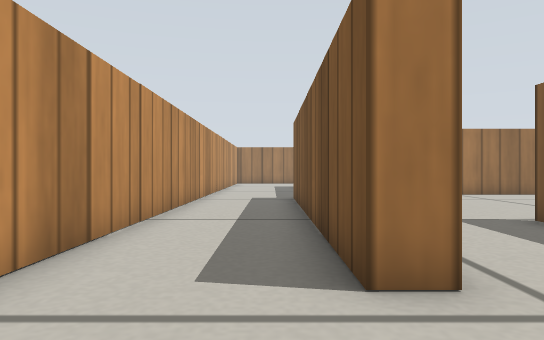
view 1 (above)

23 first-person views from a walk through a world built for the Gazebo simulator. The camera is 0.19 m above the floor, looks level and sees 70° across. The floor is counted in squares, 0.2 m on a side. Each view is taken from the middle of a square. On the plan, view 1 faces up. The plan holds only what a view shows up to about 13 squares ahead; the rest is blank. Gazebo's built-in surfaces are drawn with simple patterns.

view 2
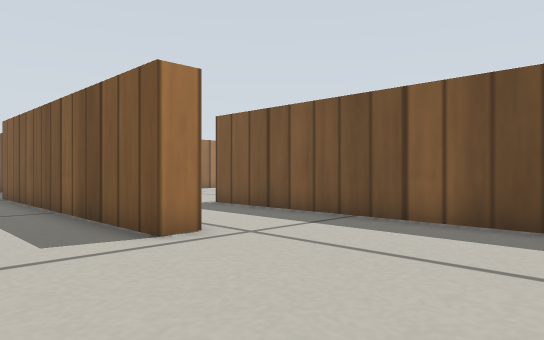

view 3
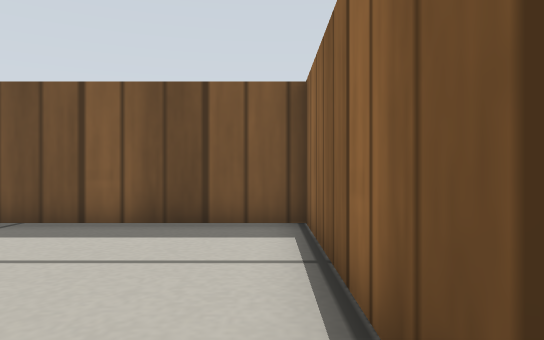

view 4
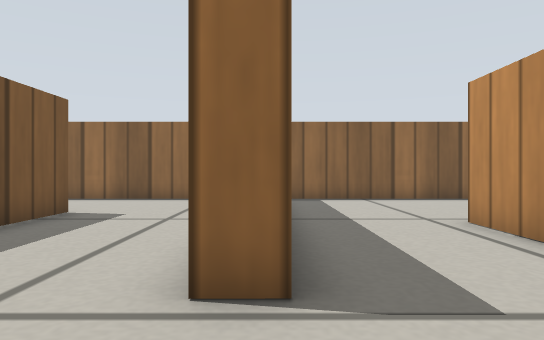

view 5
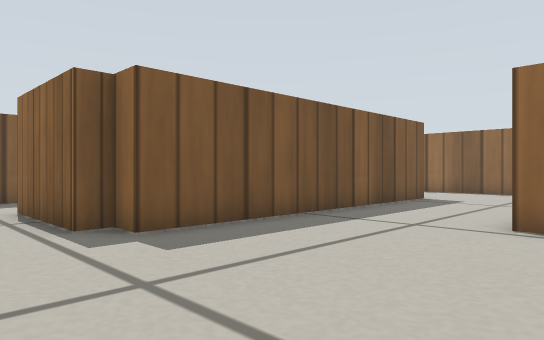

view 6
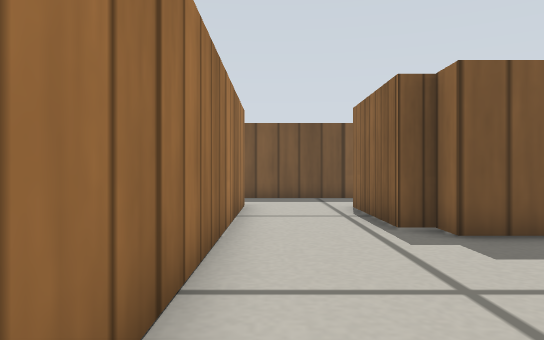

view 7
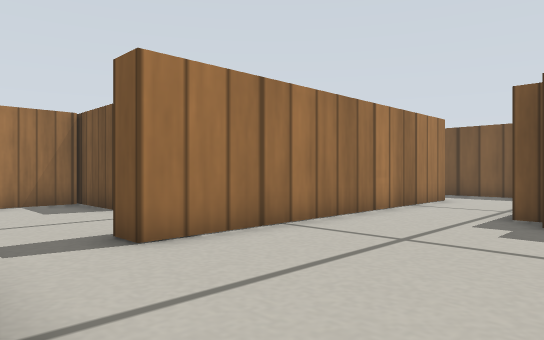

view 8
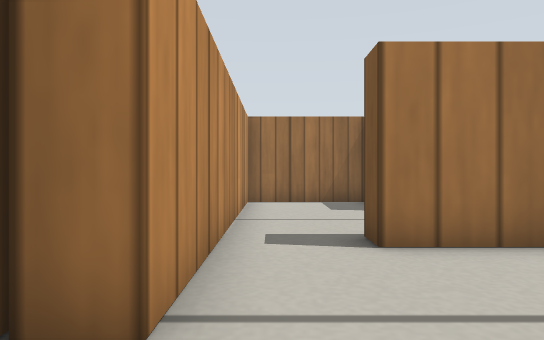

view 9
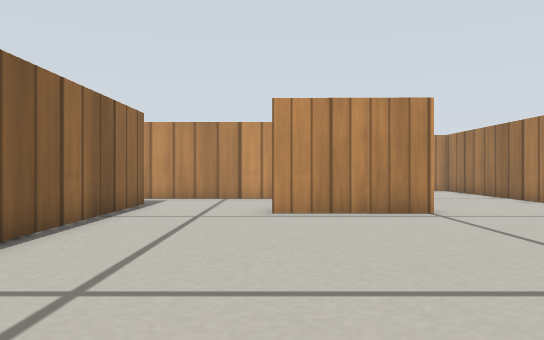

view 10
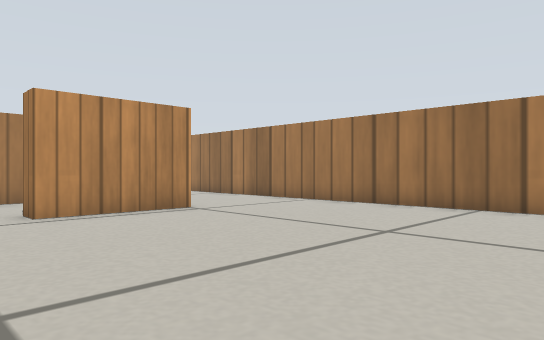

view 11
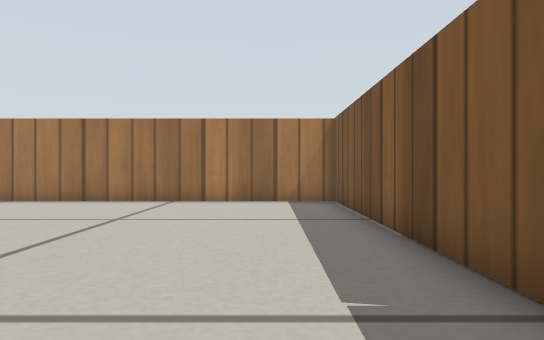

view 12
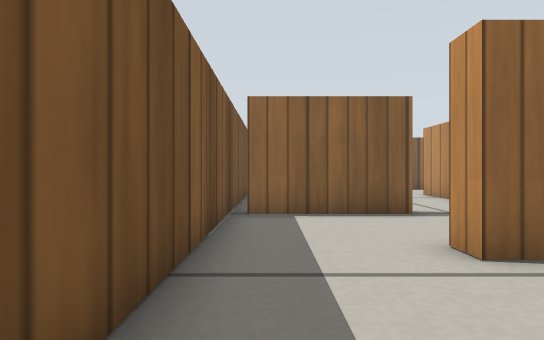

view 13
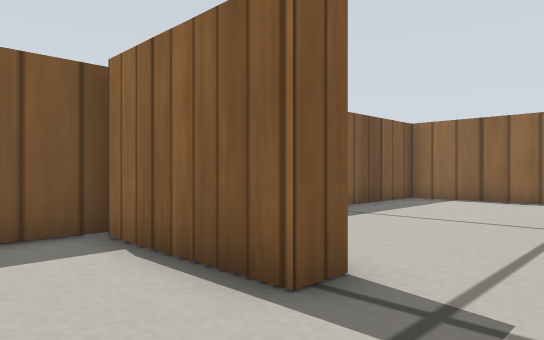

view 14
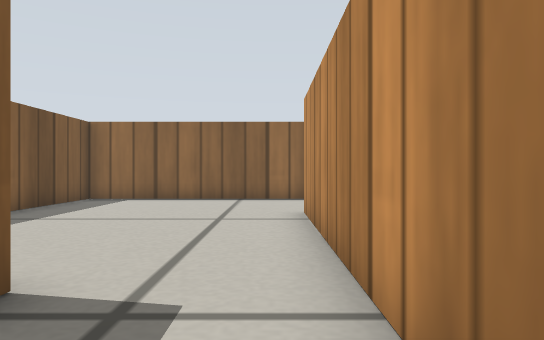

view 15
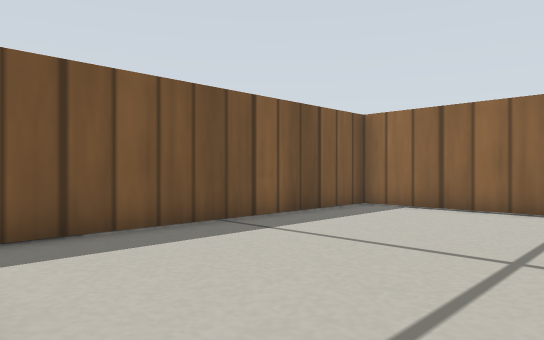

view 16
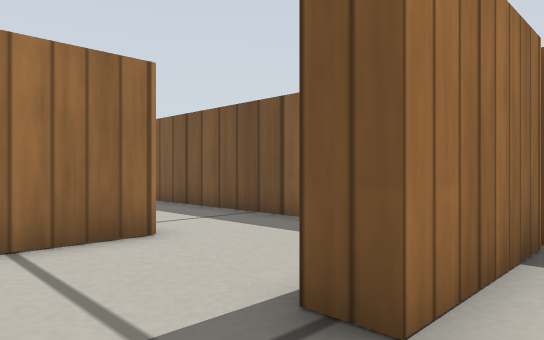

view 17
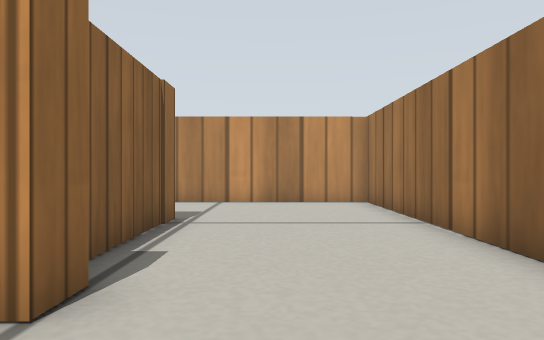

view 18
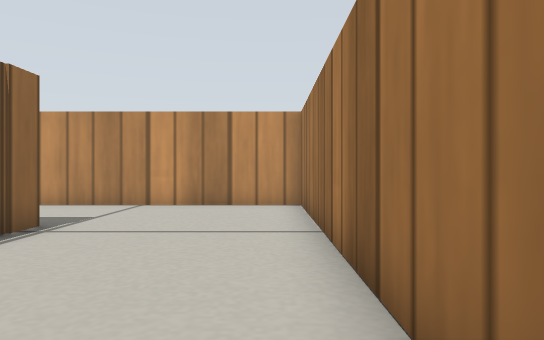

view 19
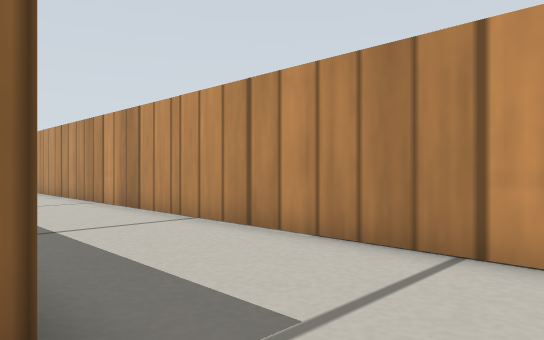

view 20
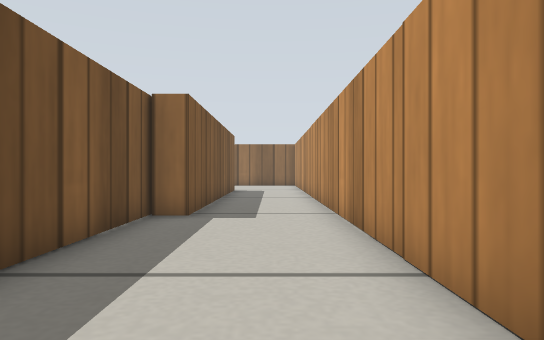

view 21
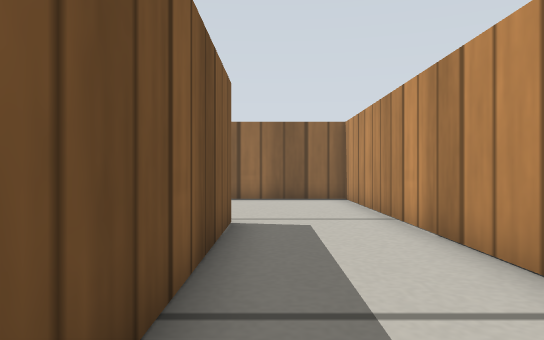

view 22
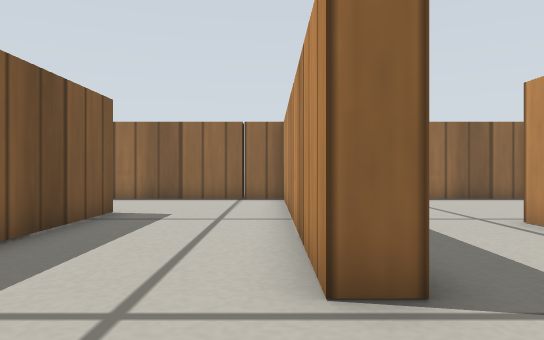

view 23
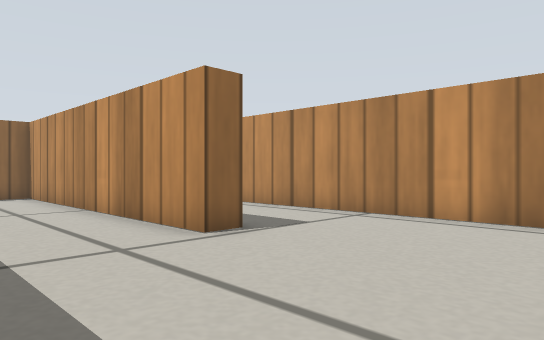

### Floor plan
Points are (right, up) in squares from view 1. A wall is a line through its corners. A room is listed if a view was taken in it or the views show most of it. See-through windows are left out.
Room 1 (views 1, 2, 3, 4, 5, 6, 7, 8, 9, 10, 11, 12, 13, 14, 15, 16, 17, 18, 19, 20, 21, 22, 23)
walls: (10.3, 9) (10.3, 1.4); (5.6, 7.2) (5.6, -2.6) (16.9, -2.6) (16.9, 26.8) (-2.4, 26.8) (-2.4, -2.6) (4.9, -2.6) (4.9, 7.2) (5.6, 7.2); (1.5, 12.8) (1.5, 17.4); (14.4, 14.7) (4.3, 14.7) (4.3, 15.5) (10, 15.5); (5.8, 21.3) (2.3, 21.3) (2.3, 12.1) (1.5, 12.1) (1.5, 3) (0.7, 3) (0.7, 13) (1.5, 13); (5.8, 22.5) (6.6, 22.5) (6.6, 19) (5.8, 19) (5.8, 21.6); (16.5, 7) (13, 7) (13, 7.7) (16.5, 7.7); (9.5, 1.3) (9.5, 11.3) (10.3, 11.3) (10.3, 12) (13.8, 12) (13.8, 11.2) (11.9, 11.2); (1.5, 22.1) (5, 22.1)

Positions as (right, up) in squares from view 1, and headings:
1: (0, 0), facing up
2: (-2, -2), facing up-right
3: (-2, -2), facing right
4: (5, 10), facing down
5: (4, 14), facing down-right
6: (4, 14), facing right
7: (2, 10), facing up-right
8: (3, 10), facing up
9: (15, 19), facing left
10: (15, 17), facing up-left
11: (15, 15), facing up
12: (16, 16), facing down
13: (11, 10), facing down-right
14: (11, 10), facing down
15: (11, 7), facing down-right
16: (11, 6), facing up-right
17: (9, 24), facing left
18: (8, 26), facing left
19: (2, 24), facing down-left
20: (-1, 21), facing down
21: (0, 10), facing down
22: (6, 10), facing down
23: (9, 12), facing down-left
